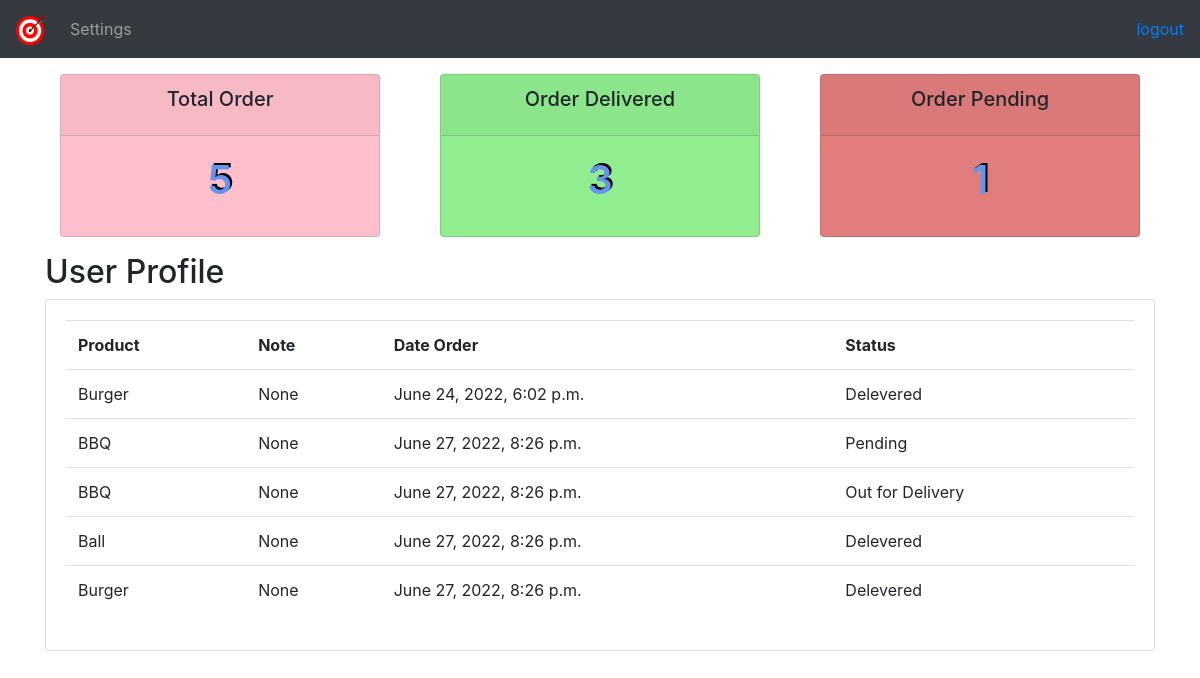
Screenshot of /user/ (signed in) with the database file from the repository.
### account/models.py (models this page shows, shortened)
class Order(models.Model):
    STATUS = (
        ('Pending','Pending'),
        ('Out for Delivery','Out for Delivery'),
        ('Delevered','Delevered'),
    )
    customer = models.ForeignKey(Customer,on_delete=models.SET_NULL,null=True)
    Product = models.ForeignKey(Product,on_delete=models.SET_NULL,null=True)
    date_created = models.DateTimeField(auto_now_add=True,null=True)
    status = models.CharField(max_length=200,null=True,choices=STATUS)
    note = models.CharField(max_length=1000,null=True,blank=True)

class Product(models.Model):
    CETAGORY = (
        ('Indoor','Indoor'),
        ('Outdoor','Outdoor'),
    )
    name = models.CharField(max_length=200,null=True)
    price = models.FloatField(null=True)
    category = models.CharField(max_length=200,null=True,choices=CETAGORY)
    description = models.CharField(max_length=300,null=True,blank=True)
    tag = models.ManyToManyField(Tag)
    date_created = models.DateTimeField(auto_now_add=True,null=True)

### account/decorators.py (the view)
        def wrapper_func(request,*args,**kwargs):
            group = None
            if request.user.groups.exists():
                group = request.user.groups.all()[0].name
            if group in role:
                return view_func(request,*args,**kwargs)
            else:
                return HttpResponse('Access Denied!Go Back')

### account/views.py (called while the page is built)
@login_required(login_url='login')
@user_role(role=['customer'])
def userProfile(request):
    order = request.user.customer.order_set.all()
    total_order = order.count()
    delivered = order.filter(status='Delevered').count()
    pending = order.filter(status='Pending').count()
    context = {'orders':order,'total_order':total_order,'delivered':delivered,'pending':pending}
    return render(request, 'account/user.html',context)

### account/templates/account/user.html
{% extends 'main.html' %}
{% block navbar %}
{% include 'nav.html' %}
{% endblock %}
{% block content %}
{% include 'account/status.html' %}
<h2>User Profile</h2>
<div class="row mt-2">
    <div class="col-md">
        <div class="card  card-body">
            <table class="table">
                <tr>
                    <th>Product</th>
                    <th>Note</th>
                    <th>Date Order</th>
                    <th>Status</th>
                </tr>
                {% for order in orders %}
                <tr>
                    <td>{{ order.Product.name }}</td>
                    <td>{{ order.note }}</td>
                    <td>{{ order.date_created }}</td>
                    <td>{{ order.status }}</td>
                </tr>
                {% endfor %}
            </table>
        </div>
    </div>
</div>
{% endblock %}

### rows the page displays
Order: Product.name "Burger", note "None", date_created "June 24, 2022, 6:02 p.m.", status "Delevered"
Order: Product.name "BBQ", note "None", date_created "June 27, 2022, 8:26 p.m.", status "Pending"
Order: Product.name "BBQ", note "None", date_created "June 27, 2022, 8:26 p.m.", status "Out for Delivery"
Order: Product.name "Ball", note "None", date_created "June 27, 2022, 8:26 p.m.", status "Delevered"
Order: Product.name "Burger", note "None", date_created "June 27, 2022, 8:26 p.m.", status "Delevered"

### other values shown
{{ total_order }} "5"
{{ delivered }} "3"
{{ pending }} "1"
